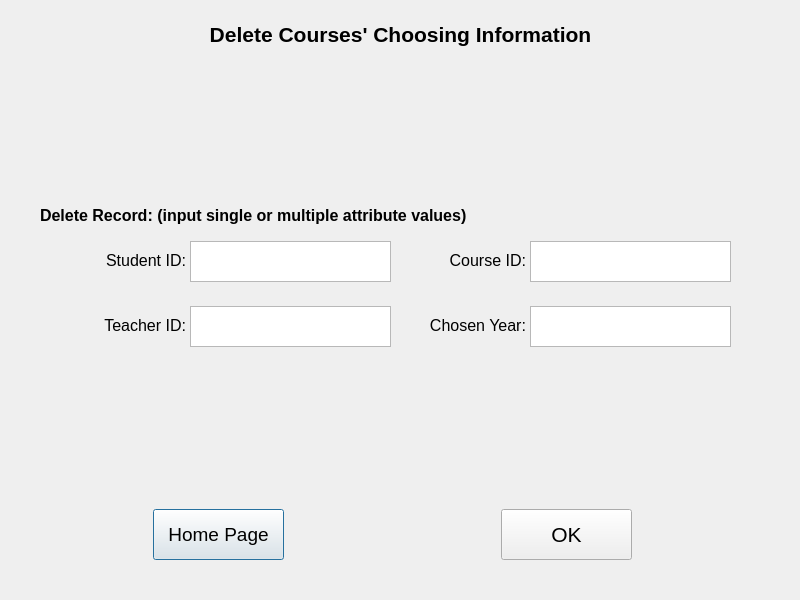
<?xml version="1.0" encoding="UTF-8"?>
<ui version="4.0">
 <class>Choosing_Delete</class>
 <widget class="QDialog" name="Choosing_Delete">
  <property name="geometry">
   <rect>
    <x>0</x>
    <y>0</y>
    <width>800</width>
    <height>600</height>
   </rect>
  </property>
  <property name="windowTitle">
   <string>Dialog</string>
  </property>
  <property name="styleSheet">
   <string notr="true">#Choosing_Delete{background-image: url(:/picture/bgp3.png);}</string>
  </property>
  <widget class="QPushButton" name="home">
   <property name="geometry">
    <rect>
     <x>153</x>
     <y>509</y>
     <width>131</width>
     <height>51</height>
    </rect>
   </property>
   <property name="font">
    <font>
     <pointsize>14</pointsize>
    </font>
   </property>
   <property name="text">
    <string>Home Page</string>
   </property>
  </widget>
  <widget class="QPushButton" name="ok">
   <property name="geometry">
    <rect>
     <x>501</x>
     <y>509</y>
     <width>131</width>
     <height>51</height>
    </rect>
   </property>
   <property name="font">
    <font>
     <pointsize>16</pointsize>
    </font>
   </property>
   <property name="text">
    <string>OK</string>
   </property>
  </widget>
  <widget class="QLabel" name="title">
   <property name="geometry">
    <rect>
     <x>120</x>
     <y>4</y>
     <width>561</width>
     <height>61</height>
    </rect>
   </property>
   <property name="font">
    <font>
     <pointsize>16</pointsize>
     <weight>75</weight>
     <bold>true</bold>
    </font>
   </property>
   <property name="text">
    <string>Delete Courses' Choosing Information</string>
   </property>
   <property name="alignment">
    <set>Qt::AlignCenter</set>
   </property>
  </widget>
  <widget class="QLabel" name="label_old_cou_id">
   <property name="geometry">
    <rect>
     <x>415</x>
     <y>250</y>
     <width>111</width>
     <height>21</height>
    </rect>
   </property>
   <property name="font">
    <font>
     <pointsize>12</pointsize>
    </font>
   </property>
   <property name="text">
    <string>Course ID:</string>
   </property>
   <property name="alignment">
    <set>Qt::AlignRight|Qt::AlignTrailing|Qt::AlignVCenter</set>
   </property>
  </widget>
  <widget class="QLabel" name="label_old_stu_id">
   <property name="geometry">
    <rect>
     <x>75</x>
     <y>250</y>
     <width>111</width>
     <height>21</height>
    </rect>
   </property>
   <property name="font">
    <font>
     <pointsize>12</pointsize>
    </font>
   </property>
   <property name="text">
    <string>Student ID:</string>
   </property>
   <property name="alignment">
    <set>Qt::AlignRight|Qt::AlignTrailing|Qt::AlignVCenter</set>
   </property>
  </widget>
  <widget class="QLabel" name="old_label">
   <property name="geometry">
    <rect>
     <x>40</x>
     <y>200</y>
     <width>641</width>
     <height>31</height>
    </rect>
   </property>
   <property name="font">
    <font>
     <pointsize>12</pointsize>
     <weight>75</weight>
     <bold>true</bold>
    </font>
   </property>
   <property name="text">
    <string>Delete Record: (input single or multiple attribute values)</string>
   </property>
  </widget>
  <widget class="QLabel" name="label_old_tea_id">
   <property name="geometry">
    <rect>
     <x>75</x>
     <y>315</y>
     <width>111</width>
     <height>21</height>
    </rect>
   </property>
   <property name="font">
    <font>
     <pointsize>12</pointsize>
    </font>
   </property>
   <property name="text">
    <string>Teacher ID:</string>
   </property>
   <property name="alignment">
    <set>Qt::AlignRight|Qt::AlignTrailing|Qt::AlignVCenter</set>
   </property>
  </widget>
  <widget class="QTextEdit" name="input_old_chosen_year">
   <property name="geometry">
    <rect>
     <x>530</x>
     <y>306</y>
     <width>201</width>
     <height>41</height>
    </rect>
   </property>
   <property name="font">
    <font>
     <family>Arial</family>
     <pointsize>12</pointsize>
    </font>
   </property>
  </widget>
  <widget class="QLabel" name="label_old_chosen_year">
   <property name="geometry">
    <rect>
     <x>395</x>
     <y>315</y>
     <width>131</width>
     <height>21</height>
    </rect>
   </property>
   <property name="font">
    <font>
     <pointsize>12</pointsize>
    </font>
   </property>
   <property name="text">
    <string>Chosen Year:</string>
   </property>
   <property name="alignment">
    <set>Qt::AlignRight|Qt::AlignTrailing|Qt::AlignVCenter</set>
   </property>
  </widget>
  <widget class="QTextEdit" name="input_old_cou_id">
   <property name="geometry">
    <rect>
     <x>530</x>
     <y>241</y>
     <width>201</width>
     <height>41</height>
    </rect>
   </property>
   <property name="font">
    <font>
     <family>Arial</family>
     <pointsize>12</pointsize>
    </font>
   </property>
  </widget>
  <widget class="QTextEdit" name="input_old_stu_id">
   <property name="geometry">
    <rect>
     <x>190</x>
     <y>241</y>
     <width>201</width>
     <height>41</height>
    </rect>
   </property>
   <property name="font">
    <font>
     <family>Arial</family>
     <pointsize>12</pointsize>
    </font>
   </property>
  </widget>
  <widget class="QTextEdit" name="input_old_tea_id">
   <property name="geometry">
    <rect>
     <x>190</x>
     <y>306</y>
     <width>201</width>
     <height>41</height>
    </rect>
   </property>
   <property name="font">
    <font>
     <family>Arial</family>
     <pointsize>12</pointsize>
    </font>
   </property>
  </widget>
 </widget>
 <resources/>
 <connections/>
</ui>
